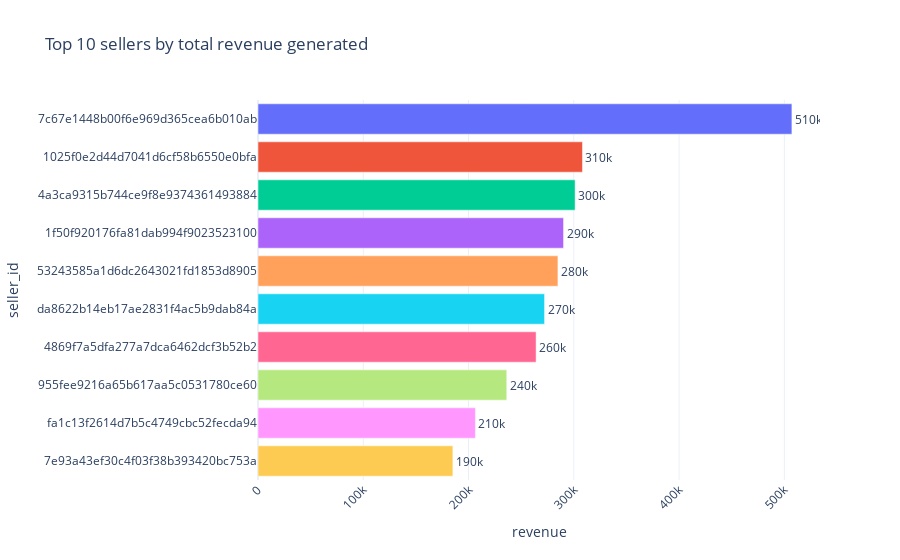

The notebook cell saved with this chart:
### Code cell
seller_ranking = pd.read_sql_query("""
SELECT 
    oi.seller_id, 
    SUM(pm.payment_value) AS revenue 
FROM 
    order_items oi 
JOIN 
    payments pm 
ON 
    pm.order_id=oi.order_id
GROUP BY 
    oi.seller_id
ORDER BY
    revenue DESC
LIMIT
    10
""", conn)
seller_ranking
df= pd.DataFrame(seller_ranking)
fig= px.bar(df, x="revenue", y="seller_id", text="revenue", color="seller_id", 
            title="Top 10 sellers by total revenue generated")
fig.update_traces(texttemplate="%{text:.2s}", textposition="outside")
fig.update_layout(uniformtext_minsize=8)
fig.update_layout(xaxis_tickangle=-45)
fig.update_layout(showlegend=False)


fig

### Figure 1 — Plotly figure (JSON) as saved in the notebook; plotly's stock layout.template omitted (floating-point values rounded to 4 significant figures)
{"data": [{"alignmentgroup": "True", "hovertemplate": "seller_id=%{y}<br>revenue=%{text}<extra></extra>", "legendgroup": "7c67e1448b00f6e969d365cea6b010ab", "marker": {"color": "#636efa", "pattern": {"shape": ""}}, "name": "7c67e1448b00f6e969d365cea6b010ab", "offsetgroup": "7c67e1448b00f6e969d365cea6b010ab", "orientation": "h", "showlegend": true, "text": [507200.0], "textposition": "outside", "texttemplate": "%{text:.2s}", "type": "bar", "x": [507200.0], "xaxis": "x", "y": ["7c67e1448b00f6e969d365cea6b010ab"], "yaxis": "y"}, {"alignmentgroup": "True", "hovertemplate": "seller_id=%{y}<br>revenue=%{text}<extra></extra>", "legendgroup": "1025f0e2d44d7041d6cf58b6550e0bfa", "marker": {"color": "#EF553B", "pattern": {"shape": ""}}, "name": "1025f0e2d44d7041d6cf58b6550e0bfa", "offsetgroup": "1025f0e2d44d7041d6cf58b6550e0bfa", "orientation": "h", "showlegend": true, "text": [308200.0], "textposition": "outside", "texttemplate": "%{text:.2s}", "type": "bar", "x": [308200.0], "xaxis": "x", "y": ["1025f0e2d44d7041d6cf58b6550e0bfa"], "yaxis": "y"}, {"alignmentgroup": "True", "hovertemplate": "seller_id=%{y}<br>revenue=%{text}<extra></extra>", "legendgroup": "4a3ca9315b744ce9f8e9374361493884", "marker": {"color": "#00cc96", "pattern": {"shape": ""}}, "name": "4a3ca9315b744ce9f8e9374361493884", "offsetgroup": "4a3ca9315b744ce9f8e9374361493884", "orientation": "h", "showlegend": true, "text": [301200.0], "textposition": "outside", "texttemplate": "%{text:.2s}", "type": "bar", "x": [301200.0], "xaxis": "x", "y": ["4a3ca9315b744ce9f8e9374361493884"], "yaxis": "y"}, {"alignmentgroup": "True", "hovertemplate": "seller_id=%{y}<br>revenue=%{text}<extra></extra>", "legendgroup": "1f50f920176fa81dab994f9023523100", "marker": {"color": "#ab63fa", "pattern": {"shape": ""}}, "name": "1f50f920176fa81dab994f9023523100", "offsetgroup": "1f50f920176fa81dab994f9023523100", "orientation": "h", "showlegend": true, "text": [290300.0], "textposition": "outside", "texttemplate": "%{text:.2s}", "type": "bar", "x": [290300.0], "xaxis": "x", "y": ["1f50f920176fa81dab994f9023523100"], "yaxis": "y"}, {"alignmentgroup": "True", "hovertemplate": "seller_id=%{y}<br>revenue=%{text}<extra></extra>", "legendgroup": "53243585a1d6dc2643021fd1853d8905", "marker": {"color": "#FFA15A", "pattern": {"shape": ""}}, "name": "53243585a1d6dc2643021fd1853d8905", "offsetgroup": "53243585a1d6dc2643021fd1853d8905", "orientation": "h", "showlegend": true, "text": [284900.0], "textposition": "outside", "texttemplate": "%{text:.2s}", "type": "bar", "x": [284900.0], "xaxis": "x", "y": ["53243585a1d6dc2643021fd1853d8905"], "yaxis": "y"}, {"alignmentgroup": "True", "hovertemplate": "seller_id=%{y}<br>revenue=%{text}<extra></extra>", "legendgroup": "da8622b14eb17ae2831f4ac5b9dab84a", "marker": {"color": "#19d3f3", "pattern": {"shape": ""}}, "name": "da8622b14eb17ae2831f4ac5b9dab84a", "offsetgroup": "da8622b14eb17ae2831f4ac5b9dab84a", "orientation": "h", "showlegend": true, "text": [272200.0], "textposition": "outside", "texttemplate": "%{text:.2s}", "type": "bar", "x": [272200.0], "xaxis": "x", "y": ["da8622b14eb17ae2831f4ac5b9dab84a"], "yaxis": "y"}, {"alignmentgroup": "True", "hovertemplate": "seller_id=%{y}<br>revenue=%{text}<extra></extra>", "legendgroup": "4869f7a5dfa277a7dca6462dcf3b52b2", "marker": {"color": "#FF6692", "pattern": {"shape": ""}}, "name": "4869f7a5dfa277a7dca6462dcf3b52b2", "offsetgroup": "4869f7a5dfa277a7dca6462dcf3b52b2", "orientation": "h", "showlegend": true, "text": [264200.0], "textposition": "outside", "texttemplate": "%{text:.2s}", "type": "bar", "x": [264200.0], "xaxis": "x", "y": ["4869f7a5dfa277a7dca6462dcf3b52b2"], "yaxis": "y"}, {"alignmentgroup": "True", "hovertemplate": "seller_id=%{y}<br>revenue=%{text}<extra></extra>", "legendgroup": "955fee9216a65b617aa5c0531780ce60", "marker": {"color": "#B6E880", "pattern": {"shape": ""}}, "name": "955fee9216a65b617aa5c0531780ce60", "offsetgroup": "955fee9216a65b617aa5c0531780ce60", "orientation": "h", "showlegend": true, "text": [236300.0], "textposition": "outside", "texttemplate": "%{text:.2s}", "type": "bar", "x": [236300.0], "xaxis": "x", "y": ["955fee9216a65b617aa5c0531780ce60"], "yaxis": "y"}, {"alignmentgroup": "True", "hovertemplate": "seller_id=%{y}<br>revenue=%{text}<extra></extra>", "legendgroup": "fa1c13f2614d7b5c4749cbc52fecda94", "marker": {"color": "#FF97FF", "pattern": {"shape": ""}}, "name": "fa1c13f2614d7b5c4749cbc52fecda94", "offsetgroup": "fa1c13f2614d7b5c4749cbc52fecda94", "orientation": "h", "showlegend": true, "text": [206500.0], "textposition": "outside", "texttemplate": "%{text:.2s}", "type": "bar", "x": [206500.0], "xaxis": "x", "y": ["fa1c13f2614d7b5c4749cbc52fecda94"], "yaxis": "y"}, {"alignmentgroup": "True", "hovertemplate": "seller_id=%{y}<br>revenue=%{text}<extra></extra>", "legendgroup": "7e93a43ef30c4f03f38b393420bc753a", "marker": {"color": "#FECB52", "pattern": {"shape": ""}}, "name": "7e93a43ef30c4f03f38b393420bc753a", "offsetgroup": "7e93a43ef30c4f03f38b393420bc753a", "orientation": "h", "showlegend": true, "text": [185100.0], "textposition": "outside", "texttemplate": "%{text:.2s}", "type": "bar", "x": [185100.0], "xaxis": "x", "y": ["7e93a43ef30c4f03f38b393420bc753a"], "yaxis": "y"}], "layout": {"autosize": true, "barmode": "relative", "legend": {"title": {"text": "seller_id"}, "tracegroupgap": 0}, "showlegend": false, "title": {"text": "Top 10 sellers by total revenue generated"}, "uniformtext": {"minsize": 8}, "xaxis": {"anchor": "y", "autorange": true, "domain": [0, 1], "range": [0, 533900.0], "tickangle": -45, "title": {"text": "revenue"}, "type": "linear"}, "yaxis": {"anchor": "x", "autorange": true, "categoryarray": ["7e93a43ef30c4f03f38b393420bc753a", "fa1c13f2614d7b5c4749cbc52fecda94", "955fee9216a65b617aa5c0531780ce60", "4869f7a5dfa277a7dca6462dcf3b52b2", "da8622b14eb17ae2831f4ac5b9dab84a", "53243585a1d6dc2643021fd1853d8905", "1f50f920176fa81dab994f9023523100", "4a3ca9315b744ce9f8e9374361493884", "1025f0e2d44d7041d6cf58b6550e0bfa", "7c67e1448b00f6e969d365cea6b010ab"], "categoryorder": "array", "domain": [0, 1], "range": [-0.5, 9.5], "title": {"text": "seller_id"}, "type": "category"}}}
